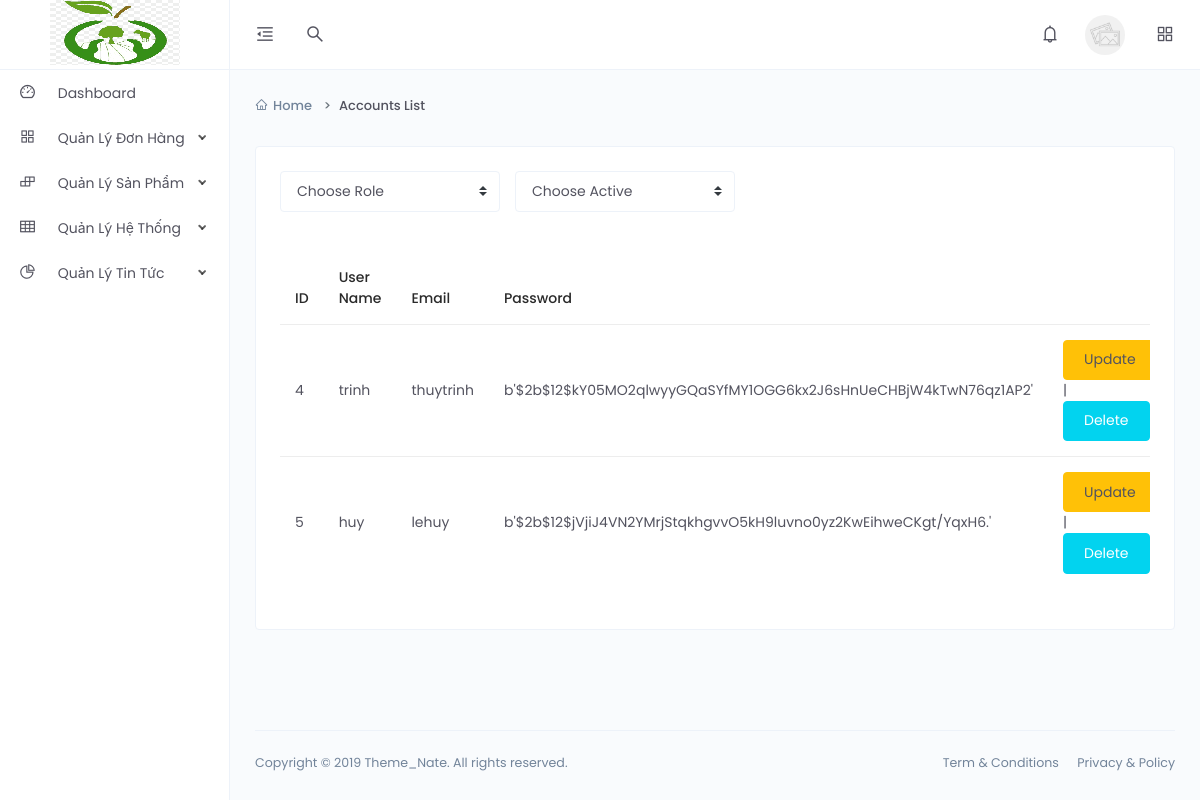
/manageAccounts, run on the app's committed database.
### app.py (models this page shows)
class Accounts(db.Model):
    Id_Account = db.Column(db.Integer, primary_key= True)
    User_Name = db.Column(db.String(200), nullable=False )
    User_Account = db.Column(db.String(200), unique=True)
    Password = db.Column(db.String(200), nullable=False)
    Date_Created = db.Column(db.DateTime, default=datetime.utcnow)

### app.py (the view)
@app.route('/manageAccounts')
def manageAccounts():
    accounts = Accounts.query.order_by(Accounts.Date_Created).all()
    return render_template('manageAccount.html',accounts = accounts)

### templates/manageAccount.html (shortened to what this page needs)
<!DOCTYPE html>
<html lang="en">
<head>
    <link href="{{url_for('static',filename ='Adminassets/css/app.min.css')}}" rel="stylesheet">
</head>
<body>
    <div class="app">
        <div class="layout">
            <div class="header">
                <div class="logo logo-dark">
                    <a href="./Admin">
                        <img src="{{url_for('static',filename = 'image/image.png')}}" alt="Logo">
                    </a>
                </div>
                <div class="nav-wrap">
                    <ul class="nav-left">
                        <li class="desktop-toggle">
                            <a href="javascript:void(0);">
                                <i class="anticon"></i>
                            </a>
                        </li>
                        <li>
                            <a href="javascript:void(0);" data-toggle="modal" data-target="#search-drawer">
                                <i class="anticon anticon-search"></i>
                            </a>
                        </li>
                    </ul>
                    <ul class="nav-right">
                        <li class="dropdown dropdown-animated scale-left">
                            <a href="javascript:void(0);" data-toggle="dropdown">
                                <i class="anticon anticon-bell notification-badge"></i>
                            </a>
                        </li>
                        <li class="dropdown dropdown-animated scale-left">
                            <div class="pointer" data-toggle="dropdown">
                                <div class="avatar avatar-image  m-h-10 m-r-15">
                                    <img src="{{url_for('static',filename ='Adminassets/images/avatars/thumb-3.jpg')}}" alt="">
                                </div>
                            </div>
                        </li>
                        <li>
                            <a href="javascript:void(0);" data-toggle="modal" data-target="#quick-view">
                                <i class="anticon anticon-appstore"></i>
                            </a>
                        </li>
                    </ul>
                </div>
        </div>
            <div class="side-nav">
                <div class="side-nav-inner">
                    <ul class="side-nav-menu scrollable">
                        <li class="nav-item dropdown">
                            <a href = "./Admin">
                                <span class="icon-holder">
                                    <i class="anticon anticon-dashboard"></i>
                                </span>
                                <span  class="title">Dashboard</span>
                            </a>
                        </li>
                        <li class="nav-item dropdown">
                            <a class="dropdown-toggle" href="javascript:void(0);">
                                <span class="icon-holder">
                                    <i class="anticon anticon-appstore"></i>
                                </span>
                                <span class="title">Quản Lý Đơn Hàng</span>
                            </a>
                        </li>
                        <li class="nav-item dropdown">
                            <a class="dropdown-toggle" href="javascript:void(0);">
                                <span class="icon-holder">
                                    <i class="anticon anticon-build"></i>
                                </span>
                                <span class="title">Quản Lý Sản Phẩm</span>
                            </a>
                        </li>
                        <li class="nav-item dropdown">
                            <a class="dropdown-toggle" href="javascript:void(0);">
                                <span class="icon-holder">
                                    <i class="anticon anticon-table"></i>
                                </span>
                                <span class="title">Quản Lý Hệ Thống</span>
                            </a>
                        </li>
                        <li class="nav-item dropdown">
                            <a class="dropdown-toggle" href="javascript:void(0);">
                                <span class="icon-holder">
                                    <i class="anticon anticon-pie-chart"></i>
                                </span>
                                <span class="title">Quản Lý Tin Tức</span>
                            </a>
                        </li>
                    </ul>
                </div>
            </div>
            <div class="page-container">
                <div class="main-content">
                    <div class="page-header">
                        <div class="header-sub-title">
                            <nav class="breadcrumb breadcrumb-dash">
                                <a class="breadcrumb-item"><i class="anticon anticon-home m-r-5"></i>Home</a>
                                <span class="breadcrumb-item active">Accounts List</span>
                            </nav>
                        </div>
                    </div>
                    <div class="card">
                        <div class="card-body">
                            <div class="row m-b-30">
                                <div class="col-lg-8">
                                    <div class="d-md-flex">
                                        <div class="m-b-10 m-r-15">
                                            <select class="custom-select" id ="idrole" name="idrole" style="min-width: 220px;">
                                                <option value="0" disabled selected>Choose Role</option>
                                            </select>
                                        </div>
                                        <div class="m-b-10">
                                            <select class="custom-select" style="min-width: 220px;">
                                                <option value="0"  id ="idactive" name="idactive" disabled selected>Choose Active</option>
                                            </select>
                                        </div>
                                    </div>
                                </div>
                            </div>
                            <div class="table-responsive">
                                <table class="table table-hover e-commerce-table">
                                    <thead>
                                        <tr>
                                            <th>ID</th>
                                            <th>User Name</th>
                                            <th>Email</th>
                                            <th>Password</th>
                                            <th></th>
                                        </tr>
                                    </thead>
                                    <tbody>
                                        {% for account in accounts %}
                                            <tr>
                                                <td>{{account.Id_Account}}</td>
                                                <td>{{account.User_Name}}</td>
                                                <td>{{account.User_Account}}</td>
                                                <td>{{account.Password}}</td>
                                                <td>
                                                    <a class="btn btn-warning m-r-5" >Update</a> |
                                                    <a class="btn btn-info m-r-5" href = "./deleteAccount/{{account.Id_Account}}">Delete </a>
                                                </td>
                                            </tr>
                                        {% endfor %}
                                    </tbody>
                                </table>
                            </div>
                        </div>
                    </div>
                </div>
                <footer class="footer">
                    <div class="footer-content">
                        <p class="m-b-0">Copyright © 2019 Theme_Nate. All rights reserved.</p>
                        <span>
                            <a href="" class="text-gray m-r-15">Term &amp; Conditions</a>
                            <a href="" class="text-gray">Privacy &amp; Policy</a>
                        </span>
                    </div>
                </footer>
            </div>
        </div>
    </div>
</body>
</html>

### data on the page
Accounts: Id_Account "4", User_Name "trinh", User_Account "thuytrinh", Password "b'$2b$12$kY05MO2qlwyyGQaSYfMY1OGG6kx2J6sHnUeCHBjW4kTwN76qz1AP2'"
Accounts: Id_Account "5", User_Name "huy", User_Account "lehuy", Password "b'$2b$12$jVjiJ4VN2YMrjStqkhgvvO5kH9luvno0yz2KwEihweCKgt/YqxH6.'"
